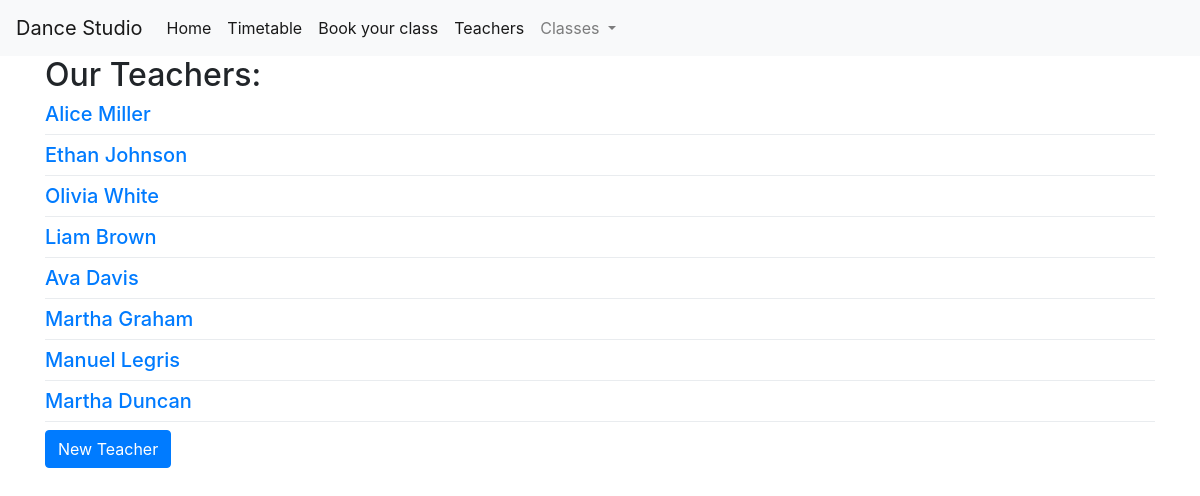
Before: /teachers with the older database file.
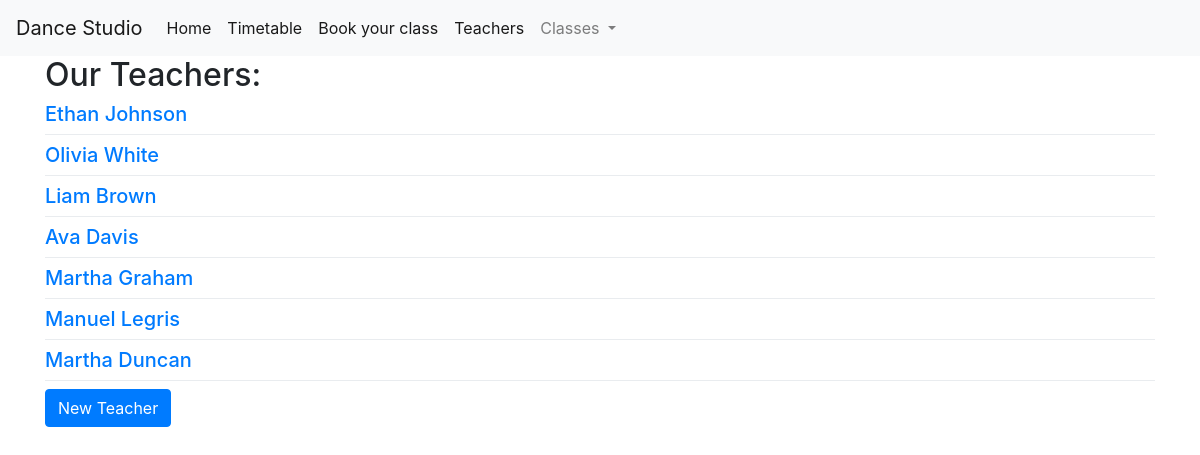
After: the same page with the newer database file.
### tables this page shows
CREATE TABLE teachers (
    teacher_id INTEGER PRIMARY KEY AUTOINCREMENT,
    name VARCHAR(50) NOT NULL,
    surname VARCHAR(50) NOT NULL
);

### app.py (the view)
@app.route('/teachers')
def teachers():
    dance_classes = get_dance_classes_for_navbar()
    conn = get_db_connection()
    teachers = conn.execute('SELECT * FROM teachers').fetchall()
    conn.close()
    return render_template('teachers.html', teachers=teachers, dance_classes=dance_classes)

### app.py (called while the page is built)
def get_db_connection():
    conn = sqlite3.connect('database.db')
    conn.row_factory = sqlite3.Row
    return conn

def get_dance_classes_for_navbar():
    conn = get_db_connection()
    dance_classes = conn.execute('SELECT * FROM dance_classes').fetchall()
    conn.close()
    return dance_classes

### templates/teachers.html
{% extends 'base.html' %}
{% block content %}
  <h2>{% block title %} Our Teachers: {% endblock %}</h2>
  {% for teacher in teachers %}
    <div>
      <a href="{{ url_for('teacher', teacher_id=teacher['teacher_id']) }}">
        <h5>{{ teacher['name'] ~ ' ' ~ teacher['surname'] }}</h5>
      </a>
    </div>
    <div class="dropdown-divider"></div>
  {% endfor %}
  <div class="form-group">
    <a class="btn btn-primary" href="{{ url_for('create_teacher') }}" role="button">New Teacher</a>
  </div>
{% endblock %}

Changed rows visible on the page:
removed teachers: name+surname "Alice Miller"
